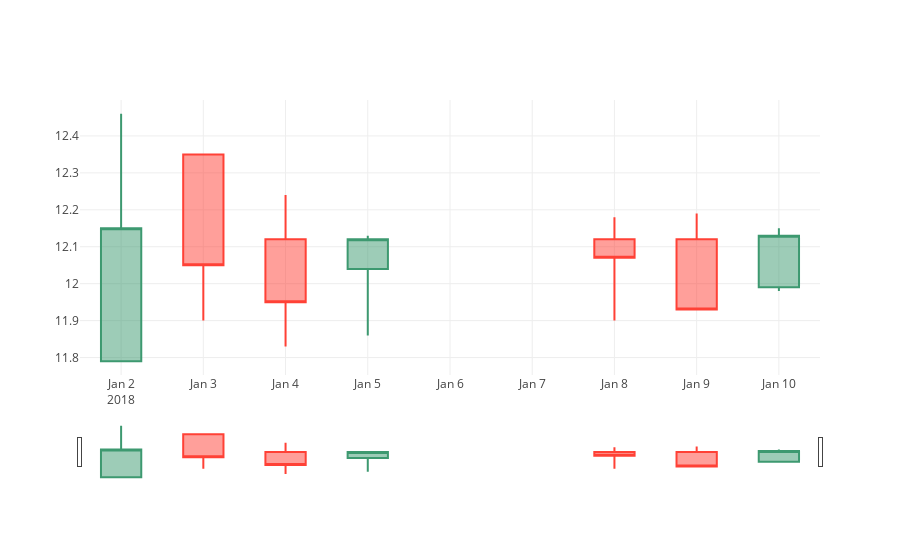

Notebook code for this chart:
### Markdown cell above
**Preços de 7 dias atrás - Mostra Candlestick**

### Code cell
dataset2 = dataset.head(7)
dados = go.Candlestick(x=dataset2.Date,
                       open=dataset2.Open,
                       high=dataset2.High,
                       low=dataset2.Low,
                       close=dataset2.Close,
                       )

data=[dados]
py.offline.iplot(data,filename='grafico_candlestick')

### Figure 1 — Plotly figure (JSON) as saved in the notebook; plotly's stock layout.template omitted (floating-point values rounded to 4 significant figures)
{"data": [{"close": [12.15, 12.05, 11.95, 12.12, 12.07, 11.93, 12.13], "high": [12.46, 12.35, 12.24, 12.13, 12.18, 12.19, 12.15], "low": [11.79, 11.9, 11.83, 11.86, 11.9, 11.93, 11.98], "open": [11.79, 12.35, 12.12, 12.04, 12.12, 12.12, 11.99], "type": "candlestick", "x": ["2018-01-02", "2018-01-03", "2018-01-04", "2018-01-05", "2018-01-08", "2018-01-09", "2018-01-10"]}], "layout": {}}
